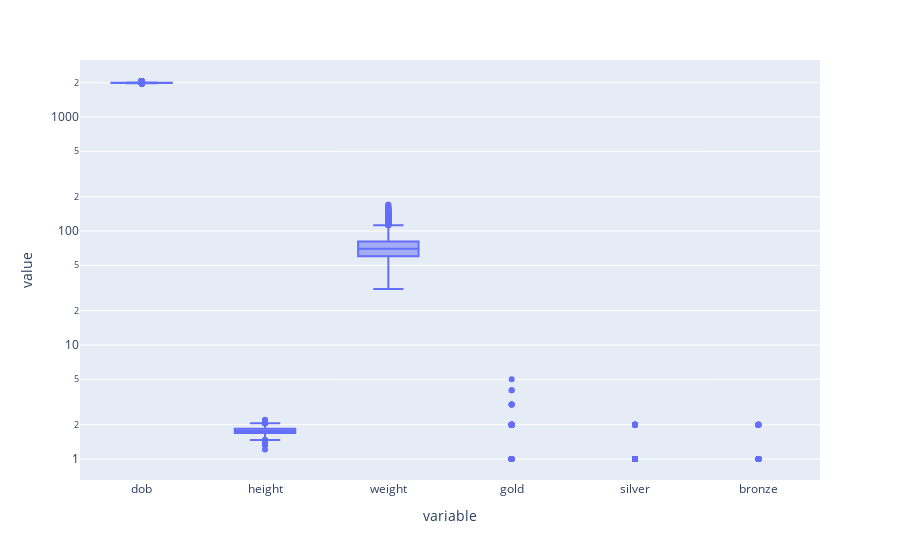

This figure's notebook cell:
### Markdown cell above
### Checking for zeros and negative values, outliers

### Code cell
px.box(df[num_col], log_y= True)

### Figure 1 — Plotly figure (JSON) as saved in the notebook; plotly's stock layout.template omitted (floating-point values rounded to 4 significant figures; data arrays with more than 128 entries replaced by an {"elided": "..."} marker saying what was removed)
{"data": [{"alignmentgroup": "True", "hovertemplate": "variable=%{x}<br>value=%{y}<extra></extra>", "legendgroup": "", "marker": {"color": "#636efa"}, "name": "", "notched": false, "offsetgroup": "", "orientation": "v", "showlegend": false, "type": "box", "x": {"elided": "65148 str values"}, "x0": " ", "xaxis": "x", "y": {"elided": "65148 float values"}, "y0": " ", "yaxis": "y"}], "layout": {"boxmode": "group", "legend": {"tracegroupgap": 0}, "margin": {"t": 60}, "xaxis": {"anchor": "y", "domain": [0, 1], "title": {"text": "variable"}}, "yaxis": {"anchor": "x", "domain": [0, 1], "title": {"text": "value"}, "type": "log"}}}
